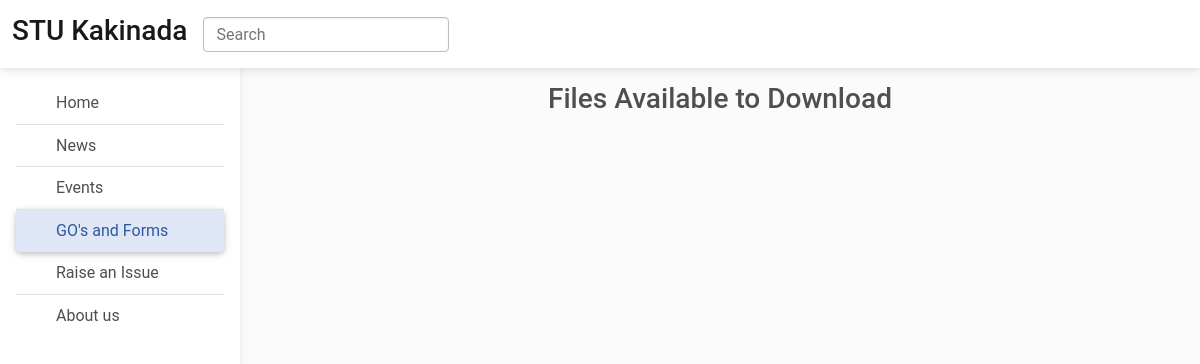
Page /go on the earlier database version.
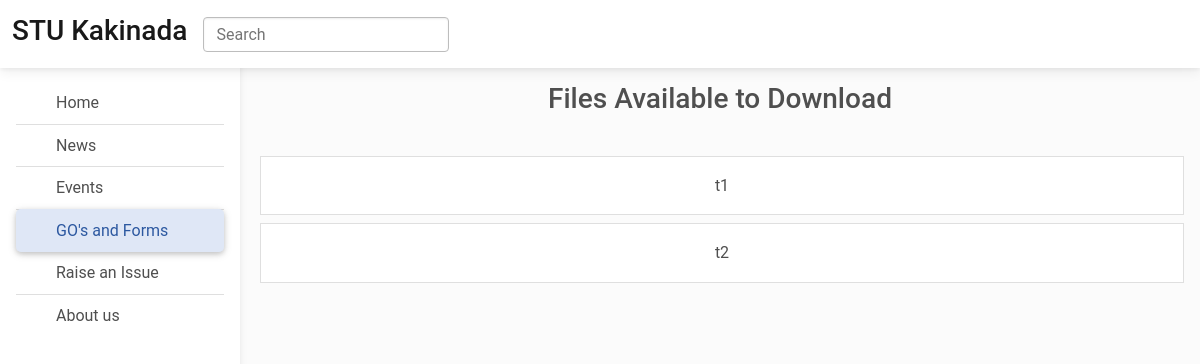
Same page on the later database version.
### go/models.py (models this page shows)
class File(models.Model):
    filename = models.CharField(max_length=50)
    file = models.FileField(upload_to="download/")

### go/views.py (the view)
# urls.py: path('go', views.go, name='go')
def go(request):
    all_files = File.objects.all()
    return render(request, 'go.html', {'files': all_files})

### templates/go.html (shortened to what this page needs)
{% load static %}
<!DOCTYPE html>
<html lang="en">
<head>
    <link rel="stylesheet" href="{% static 'css/mdb.min.css' %}">
    <link rel="stylesheet" href="{% static 'css/home.css' %}">
</head>
<body>
    <header>
<nav id="sidebarMenu" class="collapse d-lg-block sidebar scollapse bg-white">
<div class="position-sticky">
<div class="list-group list-group-flush mx-3 mt-4">
<a href="home" class="list-group-item list-group-item-action py-2 ripple" aria-current="true">
<span>Home</span>
</a>
<a href="news" class="list-group-item list-group-item-action py-2 ripple  ">
<span>News</span>
</a>
<a href="events" class="list-group-item list-group-item-action py-2 ripple"><span>Events</span></a>
<a href="go" class="list-group-item list-group-item-action py-2 ripple active"><span>GO's and Forms</span></a>
<a href="issues" class="list-group-item list-group-item-action py-2 ripple">
<span>Raise an Issue</span>
</a>
<a href="about" class="list-group-item list-group-item-action py-2 ripple">
  <span>About us</span>
</a>
</div>
</div>
</nav>
<nav id="main-navbar" class="navbar navbar-expand-lg navbar-light bg-white fixed-top">
<div class="container-fluid justify-content-around">
<div class="navbar-brand">
<h3>
STU Kakinada
</h3>
</div>
<form class="d-flex input-group w-auto" action="search">
<input
type="search"
class="form-control rounded"
placeholder="Search"
aria-label="Search"
aria-describedby="search-addon"
name="q"
/>
<span class="input-group-text border-0" id="search-addon">
</span>
</form>
</div>
</nav>
    </header>
      <main style="margin-top: 58px;">
        <div class="container pt-4">
        <div class="row">
        <div class="col">
        {% if user.is_authenticated %}
        <h3 align="right">
        Files Available to Download
        </h3>
        {% else %}
        <h3 align="center">
        Files Available to Download
        </h3>
        {% endif %}
        </div>
        <div class="list-group list-group-flush pt-4">
            <div class="container-fluid">
                <div class="row">
                <div class="col">
                {% for file in files %}
                <a href="{{file.file.url}}">
                <button type="button" class="list-group-item list-group-item-action ripple text-center p-3 m-2">
                {{file.filename}}
                </button>
                </a>
                {% endfor %}
                </div>
                </div>
            </div>
        </div>
        </div>
        </div>
      </main>
</body>
</html>

Differences in the rows shown:
added File: filename "t1"
added File: filename "t2"
